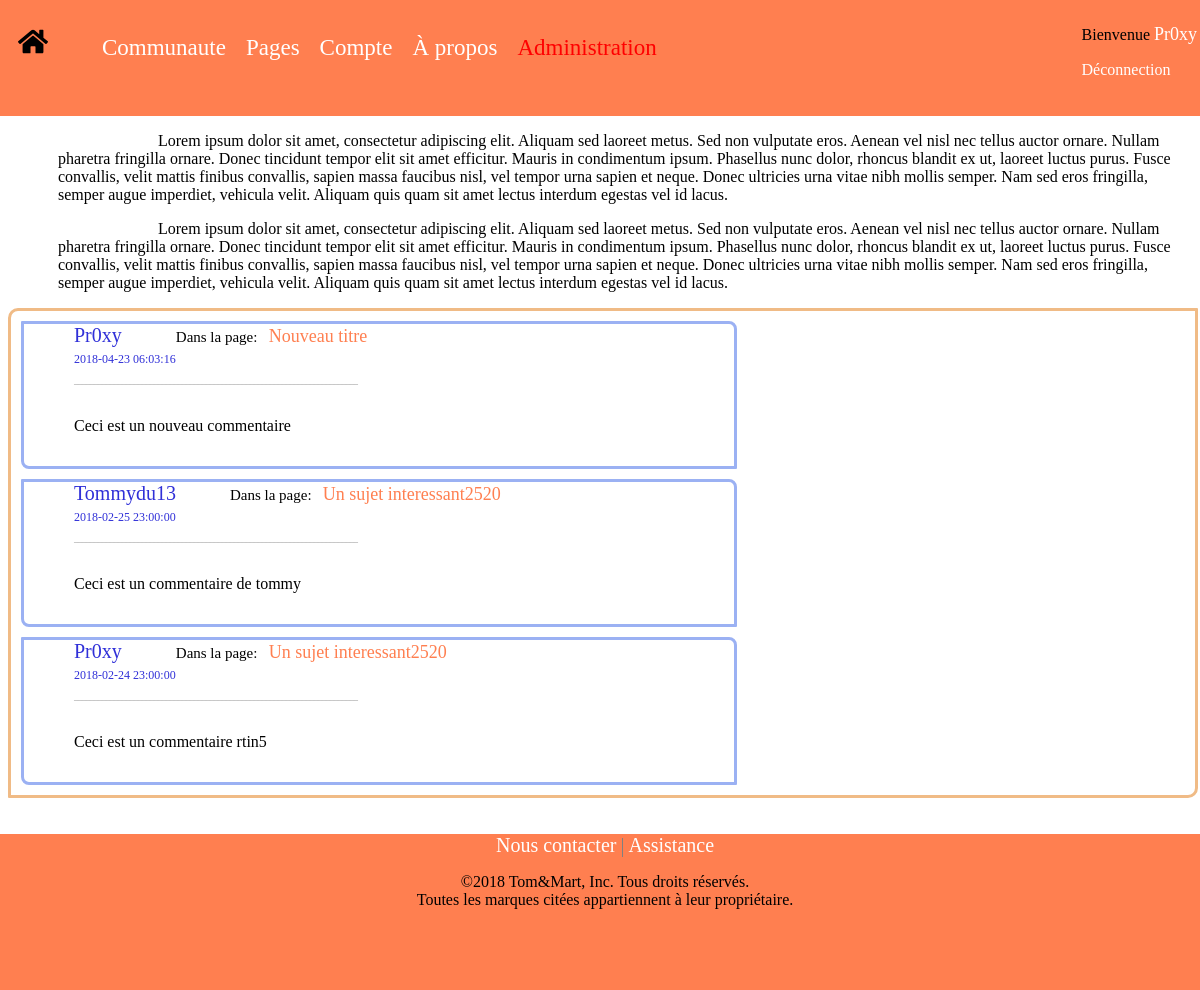
Screenshot of /php/index.php (signed in) with the database file from the repository.
### tables this page shows
CREATE TABLE `users` (
  `id` int(11) NOT NULL,
  `mail` varchar(50) NOT NULL,
  `pseudo` varchar(30) NOT NULL,
  `password` varchar(30) NOT NULL,
  `admin` int(11) NOT NULL DEFAULT '0',
  `last_ip` varchar(15) DEFAULT NULL
);

CREATE TABLE `commentaire` (
  `id` int(11) NOT NULL,
  `id_auteur` int(11) NOT NULL,
  `contenu` text NOT NULL,
  `id_question` int(11) NOT NULL,
  `date` timestamp NULL DEFAULT NULL
);

CREATE TABLE `question` (
  `id` int(11) NOT NULL,
  `titre` text NOT NULL,
  `contenu` text NOT NULL,
  `date` timestamp NULL DEFAULT NULL
);

### php/index.php (the view, shortened to what this page needs)
<?php
include("coBDD.php");?>
<link rel="stylesheet" type="text/css" href="../css/home.css">
<link rel="stylesheet" type="text/css" href="../css/header.css">
<link rel="stylesheet" type="text/css" href="../css/comments.css">
<html id="global_size">
    <body>
        <p class="home_text_container" >
                Lorem ipsum dolor sit amet, consectetur adipiscing elit.
            Aliquam sed laoreet metus. Sed non vulputate eros. Aenean vel nisl nec tellus auctor ornare.
            Nullam pharetra fringilla ornare. Donec tincidunt tempor elit sit amet efficitur.
            Mauris in condimentum ipsum. Phasellus nunc dolor, rhoncus blandit ex ut, laoreet luctus purus.
            Fusce convallis, velit mattis finibus convallis, sapien massa faucibus nisl, vel tempor urna sapien et neque.
            Donec ultricies urna vitae nibh mollis semper. Nam sed eros fringilla, semper augue imperdiet, vehicula velit.
            Aliquam quis quam sit amet lectus interdum egestas vel id lacus.
        </p>
        <p class="home_text_container" >
                    Lorem ipsum dolor sit amet, consectetur adipiscing elit.
                Aliquam sed laoreet metus. Sed non vulputate eros. Aenean vel nisl nec tellus auctor ornare.
                Nullam pharetra fringilla ornare. Donec tincidunt tempor elit sit amet efficitur.
                Mauris in condimentum ipsum. Phasellus nunc dolor, rhoncus blandit ex ut, laoreet luctus purus.
                Fusce convallis, velit mattis finibus convallis, sapien massa faucibus nisl, vel tempor urna sapien et neque.
                Donec ultricies urna vitae nibh mollis semper. Nam sed eros fringilla, semper augue imperdiet, vehicula velit.
                Aliquam quis quam sit amet lectus interdum egestas vel id lacus.
            </p>
        <div class="all_comments">
<?php
$page=$dbh->prepare('SELECT * from commentaire order by date DESC');
       	 $page->execute();
	foreach($page->fetchAll(PDO::FETCH_ASSOC) as $row) {
	$getUsername=$dbh->prepare('SELECT pseudo from users where id='.$row["id_auteur"]);
	$getUsername->execute();
	$username=$getUsername->fetchAll()[0]["pseudo"];
    $getPages=$dbh->prepare("SELECT * from question WHERE id=". $row["id_question"]);
    $getPages->execute();
    $result = $getPages->fetchAll();
    $pagesNames = $result[0]["titre"];
    $pagesId = $result[0]["id"];
?>
            <div class="comments_display">
                <div class="comments_display_user_and_page">
                    <span class="comment_user"><?php echo($username);?></span>
                    <span class="comment_page">Dans la page:&nbsp;&nbsp;
                        <a class="page_title" href="page.php?id=<?php echo($pagesId);?>"> <?php echo($pagesNames);?>
                        </a>
                    </span>
                </div>
                <span class="comment_date"><?php echo($row["date"]);?></span>
                <span class="separation_user_comments">_______________________________________________________________________</span>
                <p class="comment"><?php echo($row["contenu"]);?></p>
            </div>
<?php
    }
	?>
        </div>
    </body>
    <footer>
        <br></br>
    </footer>
</html>

### php/coBDD.php (shortened to what this page needs)
<?php
$user="root";
$pass="root";
$dbh = new PDO('mysql:host=localhost;dbname=web', $user, $pass);
function isadmin($dbh)
{
if(!connected($dbh))
    return false;
    $Coadmin='SELECT admin from users where mail="'.$_COOKIE["mail"].'" and password="'.$_COOKIE["password"].'"';
    $requeteAdmin=$dbh->prepare($Coadmin);
    $requeteAdmin->execute();
    $result=$requeteAdmin->fetch();
if($result["admin"]==1)
    return true;
else
    return false;
}
function connected($dbh){
    $strrequeteTestBan="SELECT status from ips where ip='".$_SERVER["REMOTE_ADDR"]."' and status=1";
    $requeteTestBan=$dbh->prepare($strrequeteTestBan);
    $requeteTestBan->execute();
    $resultban=$requeteTestBan->fetchAll();
    if(isset($_COOKIE["mail"]) && isset($_COOKIE["password"]))
    {
        if(!is_null($_COOKIE["mail"])&&!is_null($_COOKIE["password"]))
            {
                $Comail='SELECT pseudo from users where mail="'.$_COOKIE["mail"].'" and password="'.$_COOKIE["password"].'"';
                $requeteComail=$dbh->prepare($Comail);
                $requeteComail->execute();
                if($requeteComail->rowCount()==1)
                    return true;
                else
                    return false;
}
else
{
    return false;
}
            }
return false;
}
?>
<link rel="stylesheet" type="text/css" href="../css/header.css">
<header id="header_containt">
        <div class="home_button">
                <a href="../php/index.php" class="home_img">
                    <img src="../res/home.svg" />
                </a>
            </div>
            <div id="display_header_links">
                <a href="../html/forum.html" id="community">Communaute</a>&nbsp;&nbsp;&nbsp;&nbsp;
                <div class="dropdown_pages">
                    <a href="../html/pages.html" id="pages">Pages</a>&nbsp;&nbsp;&nbsp;&nbsp;
                </div>
                <?php if(connected($dbh)) { ?>
                <a href="../html/account.html" id="account">Compte</a>&nbsp;&nbsp;&nbsp;&nbsp;
                <?php } ?>
                <a href="..html/about.html" id="about">&Agrave; propos</a>&nbsp;&nbsp;&nbsp;&nbsp;
                <?php if(isadmin($dbh)) { ?>
                <a href="edit.php" id="admin_space">Administration</a>
                <?php  } ?>
            </div>
            <div class="display_header_connection_fields">
            <?php if(!connected($dbh)) { ?>
            <form action="#" method="POST">
                    <input name="connection_mail" type="email" placeholder="email"/>
                    <input name="connection_password" type="password" placeholder="mot de passe"/>
                    <input type="submit" value="Connexion" name="submitConnect" class="connection_button"></form>
                <div class="help_account">
                <?php
if(!connected($dbh))
{
?>
<a href="../php/inscription.php" class="account_creation">Pas encore inscrit ?</a>&nbsp;&nbsp;&nbsp;&nbsp;
<?php
}
?>
                    <a href="#" class="password_forgotten">Mot de passe oubli&eacute; ?</a>
                </div>
                <?php
if(isset($_POST['submitConnect']))
{
   checkAccount($dbh);
}
                }
                else{
                    $tmp='SELECT pseudo,password from users where mail="'.$_COOKIE["mail"].'"';
                    $pseudo=$dbh->prepare($tmp);
                    $pseudo->execute();
                    $pseudo2=$pseudo->fetch();
                if(connected($dbh))
                {
                ?>
<p> Bienvenue
    <span class="username_display">
        <?php echo $pseudo2["pseudo"] ?>
    </span>
</p>
<p><a href="action.php?action=deco" class="disconnect_link">Déconnection</a></p>
                <?php
                }
            }
                ?>
            </div>
</header>

### css/header.css (style rules this page uses)
#global_size { height: 100%; width: 100%; }
#header_containt { height: 15%; background-color: coral; margin-top: -10px; margin-right: -20px; margin-left: -10px; }
.home_button { display: inline-block; }
.home_img { width: 30px; height: 40%; margin-left: 20px; margin-top: 30px; display: inline-block; color: sienna; }
#display_header_links { display: inline-block; margin-left: 50px; }
#community { font-size: 23px; text-decoration: none; color: white; }
#pages { font-size: 23px; text-decoration: none; color: white; }
.dropdown_pages { position: relative; display: inline-block; }
#account { font-size: 23px; text-decoration: none; color: white; }
#about { font-size: 23px; text-decoration: none; color: white; }
#admin_space { font-size: 23px; color: red; text-decoration: none; }
.display_header_connection_fields { float: right; height: 20px; display: block; padding-top: 10px; padding-right: 15px; }
.disconnect_link { text-decoration: none; color: white; }
.username_display { color: white; font-size: 18px; }

### css/home.css (style rules this page uses)
.home_text_container { padding-left: 50px; text-indent: 100px; }

### css/comments.css (style rules this page uses)
.all_comments { border-style: solid; border: 1px 1px 1px 1px; border-radius: 10px 1px 10px 1px; border-color: rgb(240, 187, 134); width: 100%; box-sizing: content-box; }
.comments_display { margin: 10px 10px 10px 10px; border-style: solid; border: 0.2px 0.2px 0.2px 0.2px; border-radius: 1px 8px 1px 8px; border-color: rgb(155, 177, 243);; display: block; text-align: left; width: 60%; box-sizing: content-box; }
.separation_user_comments { color: grey; margin-left: 10px; display: block; padding-left: 40px; font-size: 8px; padding-top: 10px; }
.comments_display_user_and_page { display: block; }
.comment_user { font-size: 20px; padding-left: 50px; padding-top: 10px; color: rgb(48, 48, 216); display: inline; }
.comment { text-indent: 35px; padding: 15px 15px 15px 15px; }
.comment_date { color: rgb(48, 48, 216); font-size: 12px; display: block; padding-left: 50px; padding-top: 5px; }
.comment_page { color: black; font-size: 15px; padding-left: 50px; padding-top: 5px; display: inline; }
.page_title { text-decoration: none; color: coral; font-size: 18px; }

### css/footer.css (style rules this page uses)
.footer_containt { background-color: coral; height: 20%; margin-bottom: -10px; margin-right: -20px; margin-left: -10px; }
.mentions { display: block; text-align: center; }
.mention_about { display: inline; font-size: 20px; text-decoration: none; color: white; }
.mention_help { display: inline; font-size: 20px; text-decoration: none; color: white; }
.mention_separate { font-size: 20px; color: grey; }
.trademark_terms { display: block; text-align: center; }

### rows the page displays
users: pseudo "Pr0xy"
commentaire: users.pseudo "Pr0xy", id_question.titre "Nouveau titre", date "2018-04-23 06:03:16", contenu "Ceci est un nouveau commentaire"
commentaire: users.pseudo "Tommydu13", id_question.titre "Un sujet interessant2520", date "2018-02-25 23:00:00", contenu "Ceci est un commentaire de tommy"
commentaire: users.pseudo "Pr0xy", id_question.titre "Un sujet interessant2520", date "2018-02-24 23:00:00", contenu "Ceci est un commentaire rtin5"
